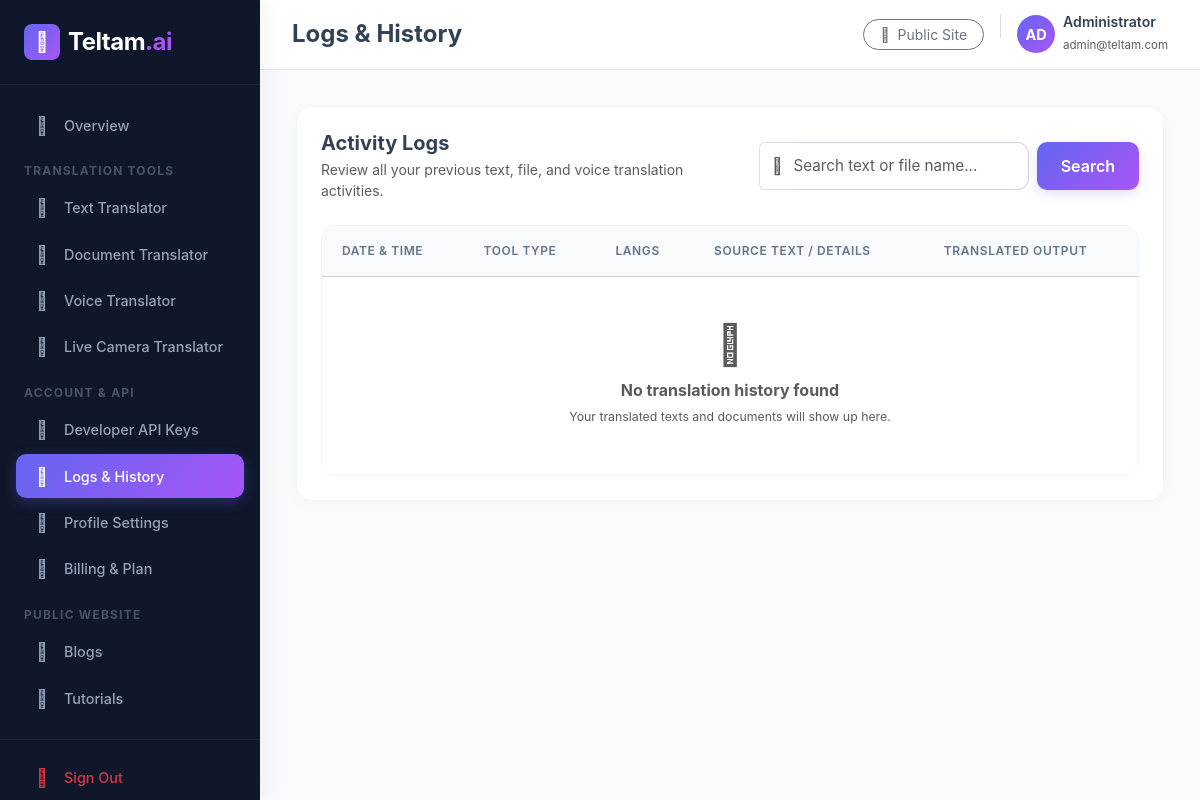
The page /user/history/ (signed in) on the database as committed earlier.
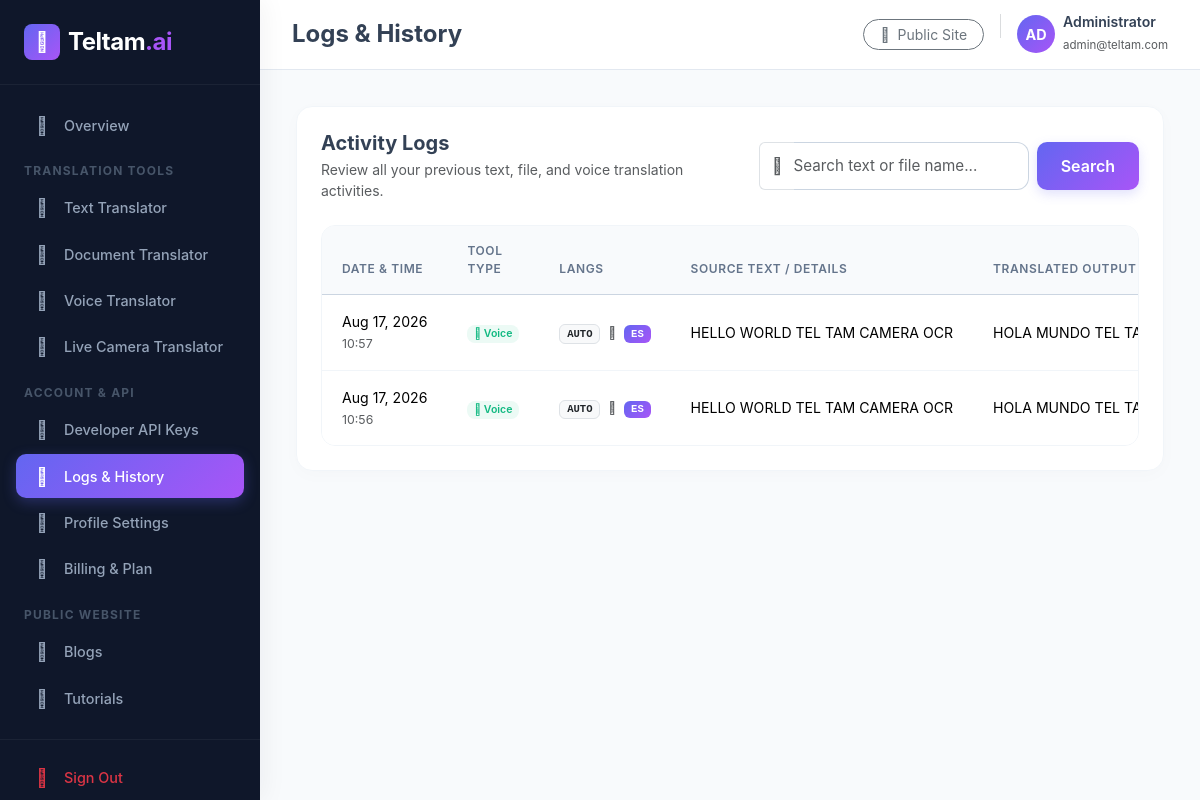
The same page on the database as committed later.
### app/models.py (models this page shows, shortened)
class UserTranslationHistory(models.Model):
    TOOL_CHOICES = [
        ('text', 'Text Translator'),
        ('file', 'File Translator'),
        ('voice', 'Voice Translator'),
        ('camera', 'Live Camera Translator'),
    ]
    user = models.ForeignKey(User, on_delete=models.CASCADE, related_name='translation_history')
    tool_type = models.CharField(max_length=20, choices=TOOL_CHOICES)
    source_text = models.TextField()
    translated_text = models.TextField(blank=True, null=True)
    source_lang = models.CharField(max_length=50)
    target_lang = models.CharField(max_length=50)
    file_name = models.CharField(max_length=255, blank=True, null=True)
    created_date = models.DateTimeField(auto_now_add=True)
    class Meta:
        ordering = ['-created_date']

### app/views.py (the view)
# urls.py: path('user/history/', views.user_history_list, name='user_history_list'),
@login_required(login_url='login')
def user_history_list(request):
    history_list = UserTranslationHistory.objects.filter(user=request.user).order_by('-created_date')
    q = request.GET.get('q', '').strip()
    if q:
        history_list = history_list.filter(
            Q(source_text__icontains=q) |
            Q(translated_text__icontains=q) |
            Q(file_name__icontains=q)
        )
    paginator = Paginator(history_list, 10)
    page_number = request.GET.get('page')
    page_obj = paginator.get_page(page_number)
    context = {
        'page_obj': page_obj,
        'search_query': q,
    }
    return render(request, 'user/history.html', context)

### templates/user/history.html (shortened to what this page needs)
{% extends 'user/base.html' %}
{% load static %}
{% block header_title %}Logs &amp; History{% endblock %}
{% block nav_history %}active{% endblock %}
{% block content %}
<div class="row g-4">
    <div class="col-lg-12">
        <div class="dashboard-card p-4">
            <div class="d-flex flex-column flex-md-row justify-content-between align-items-md-center gap-3 mb-4">
                <div>
                    <h5 class="fw-bold mb-1 text-slate-800">Activity Logs</h5>
                    <p class="text-muted small mb-0">Review all your previous text, file, and voice translation activities.</p>
                </div>
                <form method="GET" action="{% url 'user_history_list' %}" class="d-flex gap-2" style="max-width: 380px; width: 100%;">
                    <div class="input-group">
                        <span class="input-group-text bg-white border-end-0 text-muted">
                            <i class="fas fa-search"></i>
                        </span>
                        <input type="text" name="q" value="{{ search_query }}" class="form-control border-start-0 ps-0 shadow-none" placeholder="Search text or file name...">
                    </div>
                    <button type="submit" class="btn btn-brand-primary">Search</button>
                </form>
            </div>
            <div class="table-responsive">
                <table class="table mb-0 align-middle">
                    <thead>
                        <tr>
                            <th>Date &amp; Time</th>
                            <th>Tool Type</th>
                            <th>Langs</th>
                            <th>Source Text / Details</th>
                            <th>Translated Output</th>
                        </tr>
                    </thead>
                    <tbody>
                        {% for log in page_obj %}
                            <tr>
                                <td class="text-nowrap text-slate-500">
                                    {{ log.created_date|date:"M d, Y" }}<br>
                                    <span class="text-muted small">{{ log.created_date|date:"H:i" }}</span>
                                </td>
                                <td>
                                    {% if log.tool_type == 'text' %}
                                        <span class="badge bg-indigo-light text-indigo-700 px-2.5 py-1.5 rounded-3 fw-semibold">
                                            <i class="fas fa-keyboard me-1.5"></i> Text
                                        </span>
                                    {% elif log.tool_type == 'file' %}
                                        <span class="badge bg-purple-light text-purple-700 px-2.5 py-1.5 rounded-3 fw-semibold">
                                            <i class="fas fa-file-pdf me-1.5"></i> Document
                                        </span>
                                    {% else %}
                                        <span class="badge bg-emerald-light text-emerald-700 px-2.5 py-1.5 rounded-3 fw-semibold">
                                            <i class="fas fa-microphone me-1.5"></i> Voice
                                        </span>
                                    {% endif %}
                                </td>
                                <td class="text-nowrap">
                                    <span class="badge bg-light text-dark border font-monospace">{{ log.source_lang|upper }}</span>
                                    <i class="fas fa-arrow-right text-muted mx-1" style="font-size: 0.75rem;"></i>
                                    <span class="badge bg-brand-primary text-white font-monospace" style="background: var(--brand-gradient);">{{ log.target_lang|upper }}</span>
                                </td>
                                <td>
                                    {% if log.tool_type == 'file' %}
                                        <div class="d-flex align-items-center gap-2">
                                            <i class="fas fa-file-invoice text-indigo-500"></i>
                                            <span class="fw-semibold text-slate-800">{{ log.file_name|default:"Uploaded File" }}</span>
                                        </div>
                                    {% else %}
                                        <div class="text-truncate" style="max-width: 320px;" title="{{ log.source_text }}">
                                            {{ log.source_text }}
                                        </div>
                                    {% endif %}
                                </td>
                                <td>
                                    {% if log.tool_type == 'file' %}
                                        <a href="{{ log.translated_text|cut:'Download URL: ' }}" class="btn btn-sm btn-outline-primary px-3 rounded-pill" download>
                                            <i class="fas fa-download me-1"></i> Download
                                        </a>
                                    {% else %}
                                        <div class="text-truncate" style="max-width: 320px;" title="{{ log.translated_text }}">
                                            {{ log.translated_text }}
                                        </div>
                                    {% endif %}
                                </td>
                            </tr>
                        {% empty %}
                            <tr>
                                <td colspan="5" class="text-center py-5 text-muted">
                                    <div class="mb-3">
                                        <i class="fas fa-clock-rotate-left fs-1 text-slate-300"></i>
                                    </div>
                                    <h6 class="fw-bold">No translation history found</h6>
                                    <p class="small mb-0">Your translated texts and documents will show up here.</p>
                                </td>
                            </tr>
                        {% endfor %}
                    </tbody>
                </table>
            </div>
        </div>
    </div>
</div>
{% endblock %}

### templates/user/base.html (shortened to what this page needs)
{% load static %}
<!DOCTYPE html>
<html lang="en">
<head>
    <link href="https://cdn.jsdelivr.net/npm/bootstrap@5.3.2/dist/css/bootstrap.min.css" rel="stylesheet">
    <link href="https://cdnjs.cloudflare.com/ajax/libs/font-awesome/6.4.2/css/all.min.css" rel="stylesheet">
</head>
<body>
    <div class="sidebar" id="sidebar">
        <div>
            <div class="sidebar-brand">
                <a class="d-flex align-items-center gap-2 text-decoration-none" href="/">
                    <span class="d-flex align-items-center justify-content-center bg-indigo-600 rounded-3 text-white" style="width: 36px; height: 36px; background: var(--brand-gradient);">
                        <i class="fas fa-language" style="font-size: 1.25rem;"></i>
                    </span>
                    <span class="fs-4 fw-bold text-white" style="font-family: 'Outfit', sans-serif; letter-spacing: -0.5px;">Teltam<span class="text-indigo-600" style="color: #a855f7;">.ai</span></span>
                </a>
            </div>
            <ul class="sidebar-menu">
                <li class="sidebar-item {% block nav_home %}{% endblock %}">
                    <a href="{% url 'user_dashboard_home' %}" class="sidebar-link">
                        <i class="fas fa-chart-pie"></i>
                        <span>Overview</span>
                    </a>
                </li>
                <div class="sidebar-section-header">Translation Tools</div>
                <li class="sidebar-item {% block nav_tool_text %}{% endblock %}">
                    <a href="{% url 'user_tool_text' %}" class="sidebar-link">
                        <i class="fas fa-keyboard"></i>
                        <span>Text Translator</span>
                    </a>
                </li>
                <li class="sidebar-item {% block nav_tool_file %}{% endblock %}">
                    <a href="{% url 'user_tool_file' %}" class="sidebar-link">
                        <i class="fas fa-file-pdf"></i>
                        <span>Document Translator</span>
                    </a>
                </li>
                <li class="sidebar-item {% block nav_tool_voice %}{% endblock %}">
                    <a href="{% url 'user_tool_voice' %}" class="sidebar-link">
                        <i class="fas fa-microphone"></i>
                        <span>Voice Translator</span>
                    </a>
                </li>
                <li class="sidebar-item {% block nav_tool_camera %}{% endblock %}">
                    <a href="{% url 'user_tool_camera' %}" class="sidebar-link">
                        <i class="fas fa-camera"></i>
                        <span>Live Camera Translator</span>
                    </a>
                </li>
                <div class="sidebar-section-header">Account &amp; API</div>
                <li class="sidebar-item {% block nav_api_keys %}{% endblock %}">
                    <a href="{% url 'user_api_keys' %}" class="sidebar-link">
                        <i class="fas fa-code"></i>
                        <span>Developer API Keys</span>
                    </a>
                </li>
                <li class="sidebar-item {% block nav_history %}{% endblock %}">
                    <a href="{% url 'user_history_list' %}" class="sidebar-link">
                        <i class="fas fa-clock-rotate-left"></i>
                        <span>Logs &amp; History</span>
                    </a>
                </li>
                <li class="sidebar-item {% block nav_profile %}{% endblock %}">
                    <a href="{% url 'user_profile' %}" class="sidebar-link">
                        <i class="fas fa-user-gear"></i>
                        <span>Profile Settings</span>
                    </a>
                </li>
                <li class="sidebar-item {% block nav_billing %}{% endblock %}">
                    <a href="{% url 'user_dashboard_home' %}" class="sidebar-link">
                        <i class="fas fa-credit-card"></i>
                        <span>Billing &amp; Plan</span>
                    </a>
                </li>
                <div class="sidebar-section-header">Public Website</div>
                <li class="sidebar-item">
                    <a href="{% url 'blog_list' %}" class="sidebar-link" target="_blank">
                        <i class="fas fa-blog"></i>
                        <span>Blogs</span>
                    </a>
                </li>
                <li class="sidebar-item">
                    <a href="{% url 'video_list' %}" class="sidebar-link" target="_blank">
                        <i class="fab fa-youtube"></i>
                        <span>Tutorials</span>
                    </a>
                </li>
            </ul>
        </div>
        <div class="sidebar-footer">
            <a href="{% url 'user_logout' %}" class="sidebar-link text-danger">
                <i class="fas fa-arrow-right-from-bracket"></i>
                <span>Sign Out</span>
            </a>
        </div>
    </div>
    <div class="content-wrapper">
        <header class="topbar">
            <div class="d-flex align-items-center gap-3">
                <h4 class="mb-0 fw-bold text-slate-800">{% block header_title %}Workspace{% endblock %}</h4>
            </div>
            <div class="d-flex align-items-center gap-3">
                <a href="{% url 'home' %}" class="btn btn-sm btn-outline-secondary rounded-pill px-3">
                    <i class="fas fa-home me-1"></i> Public Site
                </a>
                <div class="d-flex align-items-center gap-2">
                    <div class="rounded-circle text-white d-flex align-items-center justify-content-center fw-bold" style="width: 38px; height: 38px; background: var(--brand-gradient); font-size: 0.9rem;">
                        {{ request.user.first_name|slice:":2"|upper|default:request.user.username|slice:":2"|upper }}
                    </div>
                    <div class="d-none d-md-block">
                        <h6 class="mb-0 fw-semibold" style="font-size: 0.88rem;">{{ request.user.first_name|default:request.user.username }}</h6>
                        <span class="text-muted" style="font-size: 0.72rem;">{{ request.user.email }}</span>
                    </div>
                </div>
            </div>
        </header>
        <main class="main-content">
            <div class="animate-fade-in">
                {% block content %}{% endblock %}
            </div>
        </main>
    </div>
</body>
</html>

Rows that differ between the two databases and show on the page:
added UserTranslationHistory: created_date "Aug 17, 2026", created_date "10:57", tool_type "camera" (drawn), source_lang "AUTO", target_lang "ES", source_text "HELLO WORLD TEL TAM CAMERA OCR", translated_text "HOLA MUNDO TEL…"
added UserTranslationHistory: created_date "Aug 17, 2026", created_date "10:56", tool_type "camera" (drawn), source_lang "AUTO", target_lang "ES", source_text "HELLO WORLD TEL TAM CAMERA OCR", translated_text "HOLA MUNDO TEL…"
Other text that changed with them:
text no longer shown: "No translation history found Your translated texts and documents will show up here."
